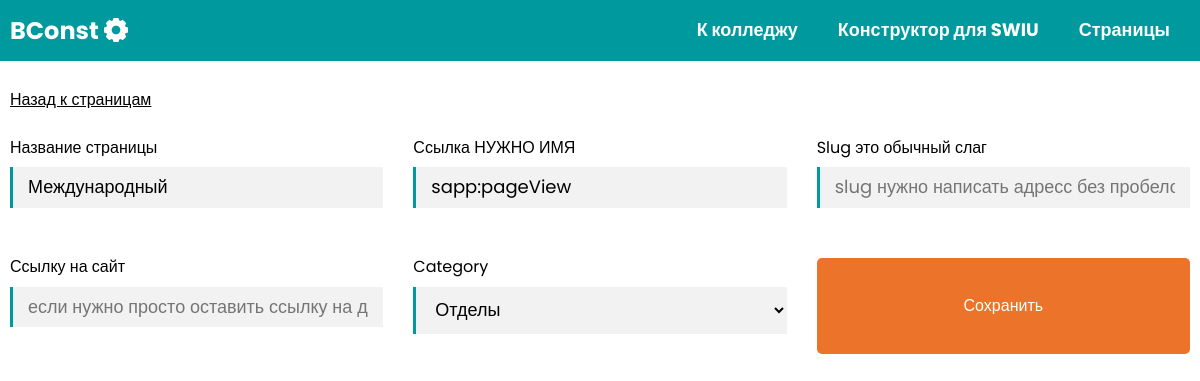
The app's page /page-const/page-update/15 with its own data.
### page/models.py (models this page shows, shortened)
class Page(models.Model):
    order = models.IntegerField('Филтрация',default=0)
    title = models.CharField('Название страницы',max_length=255)
    url = models.CharField('Ссылка НУЖНО ИМЯ',max_length=255)
    slug = models.SlugField('slug это обычный слаг',null=True,blank=True)
    link = models.CharField('Ссылку на сайт',null=True,blank=True,default=None,max_length=255)
    category = models.ForeignKey(PageCategory,related_name='page',on_delete=models.CASCADE)
    class Meta:
        verbose_name = "Страница"
        verbose_name_plural = "Страницы"

### page/views.py (the view)
# urls.py: path('page-update/<int:pk>',PageUpdateView.as_view(),name="PageUpdateView"),
class PageUpdateView(UpdateView):
    permission_required = ('page.add_pagecategory')
    model = Page
    template_name = 'page/page_form.html'
    form_class = PageForm

### page/models.py (called while the page is built)
    def __str__(self):
        return self.name

### sapp/context_proccers.py (called while the page is built)
def page_category(request):
    pageCats = PageCategory.objects.all().order_by('order')
    return {
        'pageCats':pageCats
    }

### page/templates/page/page_form.html
{% extends 'layouts/apppage.html' %}
{% load static %}
{% block content %}
<div class="container">
    <div class="breadcamp">
        <a href="{% url 'PageCategoryListView' %}">Назад к страницам</a>
    </div>
    <form class="form" method="post">{% csrf_token %}
        {% for formItem in form %}
        <div class="form-group">
            <label class="form-label" for="">{{formItem.label}}</label>
            {{ formItem }}
        </div>
        {% endfor %}
        <input class="btn" type="submit" value="Сохранить">
    </form>
</div>
{% endblock %}

### page/static/page/css/style.css (style rules this page uses)
* { margin: 0; padding: 0; font-family: "Poppins", sans-serif; box-sizing: border-box; }
.form { margin-top: 3rem; display: grid; grid-template-columns: repeat(auto-fit, minmax(35rem, 1fr)); grid-gap: 3rem; }
.breadcamp { margin-top: 3rem; }
.breadcamp a { color: black; }
.form-group { display: flex; flex-direction: column; }
.form-label { margin-bottom: 1rem; }
.form-control { display: block; padding: 1rem 1.5rem; width: 100%; font-size: 1.8rem; background-color: #f2f2f2; border: none; border-left: 3px solid #009A9E; margin-bottom: 2rem; }
.btn { background-color: #EB742A; padding: 1rem 2rem; color: white; border: none; border-radius: 5px; cursor: pointer; }
html { line-height: 1.15; -webkit-text-size-adjust: 100%; }
body { margin: 0; }
a { background-color: transparent; }
button, input, optgroup, select, textarea { font-family: inherit; font-size: 100%; line-height: 1.15; margin: 0; }
button, input { overflow: visible; }
button, select { text-transform: none; }
button, [type=button], [type=reset], [type=submit] { -webkit-appearance: button; }
html { font-size: 62.5%; }
body { font-size: 1.6rem; }
.container { margin: 0 auto; max-width: 118rem; }

### records on screen
Page: form "Международный" "sapp:pageView" "Отделы"
